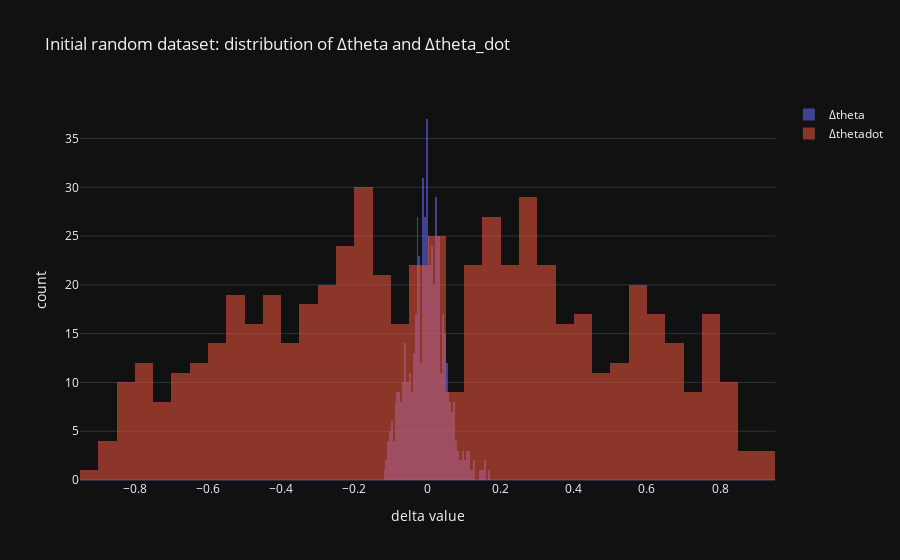

Notebook code cell kept with this figure:
### Code cell
# ============================
# Cell 2 — Render the RANDOM collection path (and collect X,Y)  ✅ CartPole version
#
# Fix:
#   ✅ Adds render_cartpole_frame_from_state() (pure PIL) so the line:
#        frame = render_cartpole_frame_from_state(...)
#      actually works.
#
# What you get:
#   - Runs random actions for n_steps (with resets as needed)
#   - Collects executed transitions:
#       X0: (N,6)  = [x_feat, xdot_feat, sinθ, cosθ, w_feat, u]
#       Ydx0, Ydxdot0, Ydth0, Ydthdot0  (each (N,1))
#   - Records frames (rgb) and displays an inline animation (JS HTML)
#   - Plots trajectories:
#       x(t), xdot(t), theta(t), thetadot(t), action(t)
#       phase plot: x vs xdot
#
# IMPORTANT:
#   - We DO NOT rely on env.render() / pygame.
#   - We render from state using a self-contained PIL renderer below.
#   - If your env does edge respawn and sets info["respawned"]=True, we DROP that transition.
# ============================

import numpy as np
import matplotlib.pyplot as plt
from matplotlib import animation
from IPython.display import HTML, display

from PIL import Image, ImageDraw

# ------------------------------------------------------------
# Pure-PIL renderer: (x, theta) -> RGB frame
# ------------------------------------------------------------
def render_cartpole_frame_from_state(
    x, theta,
    x_threshold=2.4,
    W=720, H=450,
    cart_width=70,
    cart_height=35,
    pole_length_px=160,
    pole_width=10,
):
    """
    Minimal CartPole render (rgb uint8) from state.
    Coordinates:
      - x in [-x_threshold, x_threshold] maps to screen track
      - theta: 0 = upright, pi = down (standard)
    """
    # background
    img = Image.new("RGB", (W, H), (245, 245, 245))
    dr = ImageDraw.Draw(img)

    # track line
    y_track = int(0.72 * H)
    dr.line([(0, y_track), (W, y_track)], fill=(210, 210, 210), width=4)

    # map x -> screen px
    # keep margins so cart stays visible
    margin = 40
    x_clamped = float(np.clip(x, -x_threshold, x_threshold))
    x_norm = (x_clamped + x_threshold) / (2 * x_threshold)  # [0,1]
    cx = int(margin + x_norm * (W - 2 * margin))
    cy = y_track - cart_height // 2

    # cart rectangle
    x0 = cx - cart_width // 2
    y0 = cy - cart_height // 2
    x1 = cx + cart_width // 2
    y1 = cy + cart_height // 2
    dr.rounded_rectangle([x0, y0, x1, y1], radius=8, fill=(60, 90, 160), outline=(30, 30, 30), width=2)

    # axle point on top of cart
    ax = cx
    ay = y0 + 6

    # pole end point
    # IMPORTANT: theta=0 is upright -> pole points UP, so use -cos/sin appropriately
    # Standard cartpole uses theta from vertical; here we draw:
    #   dx =  L * sin(theta)
    #   dy = -L * cos(theta)
    dx = pole_length_px * float(np.sin(theta))
    dy = -pole_length_px * float(np.cos(theta))
    px = ax + dx
    py = ay + dy

    # pole (as thick line)
    dr.line([(ax, ay), (px, py)], fill=(180, 50, 50), width=pole_width)

    # axle circle
    r = 8
    dr.ellipse([ax - r, ay - r, ax + r, ay + r], fill=(30, 30, 30))

    return np.asarray(img, dtype=np.uint8)


# ------------------------------------------------------------
# Random collection (rendered)
# ------------------------------------------------------------
def collect_random_transitions_rendered_cartpole(
    n_steps=500,
    seed=0,
    max_episode_steps=500,
    start_down=True,
    # rendering controls
    frame_stride=2,
    resize=(720, 450),
    fps=20,
    # edge-respawn handling (relies on your Cell 1 env.step() putting info["respawned"]=True)
    edge_respawn=True,
    respawn_penalty=-2.0,
    drop_respawn_transitions=True,
    verbose=True,
):
    rng = np.random.default_rng(seed)

    env_vis = make_env(
        render_mode=None,   # we render ourselves
        seed=seed,
        max_episode_steps=max_episode_steps,
        start_down=start_down,
        edge_respawn=edge_respawn,
        respawn_penalty=respawn_penalty,
    )

    obs, info = env_vis.reset(seed=seed)
    x, xdot, th, thdot = obs_to_state(obs)

    X_list, Ydx_list, Ydxdot_list, Ydth_list, Ydthdot_list = [], [], [], [], []

    traj_x, traj_xdot, traj_th, traj_thdot, traj_u = [], [], [], [], []
    frames = []
    dropped = 0
    resets = 0

    for t in range(n_steps):
        u = float(rng.uniform(U_MIN, U_MAX))

        obs2, reward, terminated, truncated, info = env_vis.step(np.array([u], dtype=np.float32))
        x2, xdot2, th2, thdot2 = obs_to_state(obs2)

        respawned = bool(isinstance(info, dict) and info.get("respawned", False))
        if respawned and drop_respawn_transitions:
            dropped += 1
        else:
            X_list.append(state_to_features(x, xdot, th, thdot, u))
            Ydx_list.append(x2 - x)
            Ydxdot_list.append(xdot2 - xdot)
            Ydth_list.append(wrap_pi(th2 - th))
            Ydthdot_list.append(thdot2 - thdot)

        traj_x.append(x)
        traj_xdot.append(xdot)
        traj_th.append(th)
        traj_thdot.append(thdot)
        traj_u.append(u)

        if (t % frame_stride) == 0:
            W, H = int(resize[0]), int(resize[1])
            frame = render_cartpole_frame_from_state(x2, th2, x_threshold=2.4, W=W, H=H)
            frames.append(frame)

        x, xdot, th, thdot = x2, xdot2, th2, thdot2

        if terminated or truncated:
            resets += 1
            obs, info = env_vis.reset(seed=int(seed + 123 + t))
            x, xdot, th, thdot = obs_to_state(obs)
            if verbose:
                print(f"[t={t:04d}] reset (terminated={terminated}, truncated={truncated})")

    env_vis.close()

    X0 = np.asarray(X_list, dtype=np.float64)
    Ydx0 = np.asarray(Ydx_list, dtype=np.float64).reshape(-1, 1)
    Ydxdot0 = np.asarray(Ydxdot_list, dtype=np.float64).reshape(-1, 1)
    Ydth0 = np.asarray(Ydth_list, dtype=np.float64).reshape(-1, 1)
    Ydthdot0 = np.asarray(Ydthdot_list, dtype=np.float64).reshape(-1, 1)

    traj = dict(
        x=np.asarray(traj_x, dtype=np.float64),
        xdot=np.asarray(traj_xdot, dtype=np.float64),
        theta=np.asarray(traj_th, dtype=np.float64),
        thetadot=np.asarray(traj_thdot, dtype=np.float64),
        u=np.asarray(traj_u, dtype=np.float64),
        dropped_respawn=int(dropped),
        resets=int(resets),
        steps=int(n_steps),
        kept=int(X0.shape[0]),
    )

    # ----------------------------
    # 1) show animation
    # ----------------------------
    if len(frames) > 0:
        fig = plt.figure(figsize=(resize[0] / 100, resize[1] / 100), dpi=100)
        plt.axis("off")
        im = plt.imshow(frames[0])

        def animate_fn(i):
            im.set_data(frames[i])
            return [im]

        ani = animation.FuncAnimation(
            fig,
            animate_fn,
            frames=len(frames),
            interval=1000 / float(fps),
            blit=True
        )
        plt.close(fig)
        display(HTML(ani.to_jshtml()))
    else:
        print("⚠️ No frames collected (check frame_stride / resize).")

    # ----------------------------
    # 2) trajectory plots
    # ----------------------------
    tgrid = np.arange(len(traj["x"]))

    plt.figure(figsize=(9, 3.8))
    plt.plot(tgrid, traj["x"], linewidth=2)
    plt.xlabel("t"); plt.ylabel("x")
    plt.title("Random collection: cart position x(t)")
    plt.grid(True, alpha=0.25); plt.show()

    plt.figure(figsize=(9, 3.8))
    plt.plot(tgrid, traj["xdot"], linewidth=2)
    plt.xlabel("t"); plt.ylabel("xdot")
    plt.title("Random collection: cart velocity xdot(t)")
    plt.grid(True, alpha=0.25); plt.show()

    plt.figure(figsize=(9, 3.8))
    plt.plot(tgrid, traj["theta"], linewidth=2)
    plt.xlabel("t"); plt.ylabel("theta (rad)")
    plt.title("Random collection: pole angle theta(t) (wrapped)")
    plt.grid(True, alpha=0.25); plt.show()

    plt.figure(figsize=(9, 3.8))
    plt.plot(tgrid, traj["thetadot"], linewidth=2)
    plt.xlabel("t"); plt.ylabel("thetadot (rad/s)")
    plt.title("Random collection: pole angular velocity thetadot(t)")
    plt.grid(True, alpha=0.25); plt.show()

    plt.figure(figsize=(9, 3.4))
    plt.plot(tgrid, traj["u"], linewidth=2)
    plt.xlabel("t"); plt.ylabel("u")
    plt.title("Random actions u(t)")
    plt.grid(True, alpha=0.25); plt.show()

    plt.figure(figsize=(6.8, 5.2))
    plt.scatter(traj["x"], traj["xdot"], s=10, alpha=0.55)
    plt.xlabel("x"); plt.ylabel("xdot")
    plt.title("Random collection path in state space (x vs xdot)")
    plt.grid(True, alpha=0.25); plt.show()

    print("Collected X0 shape:", X0.shape, " (6D features)")
    print("Targets shapes:", Ydx0.shape, Ydxdot0.shape, Ydth0.shape, Ydthdot0.shape)
    print(f"Kept={traj['kept']}  Dropped(respawn)={traj['dropped_respawn']}  Resets={traj['resets']}")

    return X0, Ydx0, Ydxdot0, Ydth0, Ydthdot0, frames, traj


# ---- run it ----
SEED = 0
X0, Ydx0, Ydxdot0, Ydth0, Ydthdot0, frames0, traj0 = collect_random_transitions_rendered_cartpole(
    n_steps=600,
    seed=SEED,
    max_episode_steps=500,
    start_down=True,
    frame_stride=2,
    resize=(720, 450),
    fps=20,
    edge_respawn=True,
    respawn_penalty=-2.0,
    drop_respawn_transitions=True,
    verbose=False,
)

# Optional: quick distribution sanity
import plotly.graph_objects as go
fig = go.Figure()
fig.add_trace(go.Histogram(x=Ydth0.flatten(), nbinsx=60, name="Δtheta"))
fig.add_trace(go.Histogram(x=Ydthdot0.flatten(), nbinsx=60, name="Δthetadot"))
fig.update_layout(
    title="Initial random dataset: distribution of Δtheta and Δtheta_dot",
    barmode="overlay",
    xaxis_title="delta value",
    yaxis_title="count",
)
fig.update_traces(opacity=0.55)
fig.show()

### Figure 1 — Plotly figure (JSON) as saved in the notebook; plotly's stock layout.template omitted (floating-point values rounded to 4 significant figures; data arrays with more than 128 entries replaced by an {"elided": "..."} marker saying what was removed)
{"data": [{"name": "Δtheta", "nbinsx": 60, "x": {"elided": "596 float values"}, "type": "histogram", "opacity": 0.55}, {"name": "Δthetadot", "nbinsx": 60, "x": {"elided": "596 float values"}, "type": "histogram", "opacity": 0.55}], "layout": {"title": {"text": "Initial random dataset: distribution of Δtheta and Δtheta_dot"}, "barmode": "overlay", "xaxis": {"title": {"text": "delta value"}}, "yaxis": {"title": {"text": "count"}}}}
